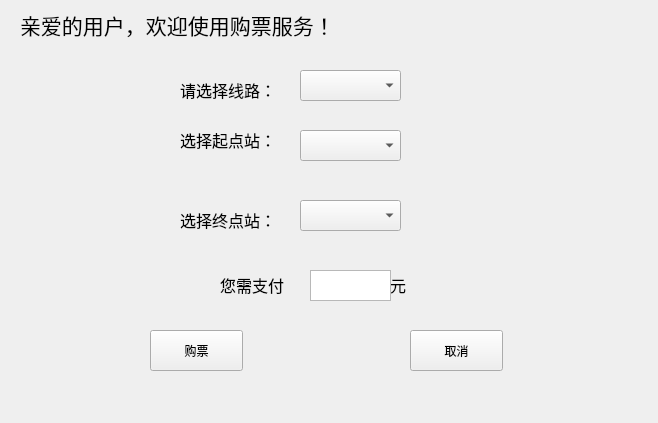
<?xml version="1.0" encoding="UTF-8"?>
<ui version="4.0">
 <class>userBuyTicket_widget</class>
 <widget class="QWidget" name="userBuyTicket_widget">
  <property name="geometry">
   <rect>
    <x>0</x>
    <y>0</y>
    <width>658</width>
    <height>423</height>
   </rect>
  </property>
  <property name="windowTitle">
   <string>Form</string>
  </property>
  <widget class="QLabel" name="label">
   <property name="geometry">
    <rect>
     <x>20</x>
     <y>0</y>
     <width>411</width>
     <height>51</height>
    </rect>
   </property>
   <property name="text">
    <string>&lt;html&gt;&lt;head/&gt;&lt;body&gt;&lt;p&gt;&lt;span style=&quot; font-size:16pt;&quot;&gt;亲爱的用户，欢迎使用购票服务！&lt;/span&gt;&lt;/p&gt;&lt;/body&gt;&lt;/html&gt;</string>
   </property>
  </widget>
  <widget class="QLabel" name="label_2">
   <property name="geometry">
    <rect>
     <x>180</x>
     <y>110</y>
     <width>131</width>
     <height>61</height>
    </rect>
   </property>
   <property name="text">
    <string>&lt;html&gt;&lt;head/&gt;&lt;body&gt;&lt;p&gt;&lt;span style=&quot; font-size:12pt;&quot;&gt;选择起点站：&lt;/span&gt;&lt;/p&gt;&lt;/body&gt;&lt;/html&gt;</string>
   </property>
  </widget>
  <widget class="QComboBox" name="startComboBox">
   <property name="geometry">
    <rect>
     <x>300</x>
     <y>130</y>
     <width>101</width>
     <height>31</height>
    </rect>
   </property>
  </widget>
  <widget class="QLabel" name="label_3">
   <property name="geometry">
    <rect>
     <x>180</x>
     <y>190</y>
     <width>131</width>
     <height>61</height>
    </rect>
   </property>
   <property name="text">
    <string>&lt;html&gt;&lt;head/&gt;&lt;body&gt;&lt;p&gt;&lt;span style=&quot; font-size:12pt;&quot;&gt;选择终点站：&lt;/span&gt;&lt;/p&gt;&lt;/body&gt;&lt;/html&gt;</string>
   </property>
  </widget>
  <widget class="QComboBox" name="endComboBox">
   <property name="geometry">
    <rect>
     <x>300</x>
     <y>200</y>
     <width>101</width>
     <height>31</height>
    </rect>
   </property>
  </widget>
  <widget class="QLabel" name="label_4">
   <property name="geometry">
    <rect>
     <x>220</x>
     <y>270</y>
     <width>81</width>
     <height>31</height>
    </rect>
   </property>
   <property name="text">
    <string>&lt;html&gt;&lt;head/&gt;&lt;body&gt;&lt;p&gt;&lt;span style=&quot; font-size:12pt;&quot;&gt;您需支付&lt;/span&gt;&lt;/p&gt;&lt;/body&gt;&lt;/html&gt;</string>
   </property>
  </widget>
  <widget class="QLabel" name="label_5">
   <property name="geometry">
    <rect>
     <x>390</x>
     <y>270</y>
     <width>72</width>
     <height>31</height>
    </rect>
   </property>
   <property name="text">
    <string>&lt;html&gt;&lt;head/&gt;&lt;body&gt;&lt;p&gt;&lt;span style=&quot; font-size:12pt;&quot;&gt;元&lt;/span&gt;&lt;/p&gt;&lt;/body&gt;&lt;/html&gt;</string>
   </property>
  </widget>
  <widget class="QPushButton" name="buyButton">
   <property name="geometry">
    <rect>
     <x>150</x>
     <y>330</y>
     <width>93</width>
     <height>41</height>
    </rect>
   </property>
   <property name="text">
    <string>购票</string>
   </property>
  </widget>
  <widget class="QPushButton" name="cancelButton">
   <property name="geometry">
    <rect>
     <x>410</x>
     <y>330</y>
     <width>93</width>
     <height>41</height>
    </rect>
   </property>
   <property name="text">
    <string>取消</string>
   </property>
  </widget>
  <widget class="QLabel" name="label_6">
   <property name="geometry">
    <rect>
     <x>180</x>
     <y>60</y>
     <width>131</width>
     <height>61</height>
    </rect>
   </property>
   <property name="text">
    <string>&lt;html&gt;&lt;head/&gt;&lt;body&gt;&lt;p&gt;&lt;span style=&quot; font-size:12pt;&quot;&gt;请选择线路：&lt;/span&gt;&lt;/p&gt;&lt;/body&gt;&lt;/html&gt;</string>
   </property>
  </widget>
  <widget class="QComboBox" name="lineComboBox">
   <property name="geometry">
    <rect>
     <x>300</x>
     <y>70</y>
     <width>101</width>
     <height>31</height>
    </rect>
   </property>
  </widget>
  <widget class="QTextBrowser" name="priceTextBrowser">
   <property name="geometry">
    <rect>
     <x>310</x>
     <y>270</y>
     <width>81</width>
     <height>31</height>
    </rect>
   </property>
  </widget>
 </widget>
 <resources/>
 <connections/>
</ui>
